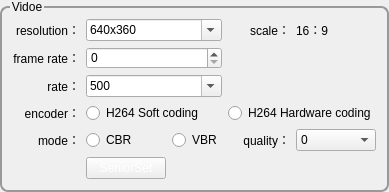
                 <widget class="QGroupBox" name="groupBox_20">
                  <property name="styleSheet">
                   <string notr="true">QGroupBox{ 
	border: 2px solid rgb(153,153,153);
    border-radius:8px;
    margin-top:6px;  
}
QGroupBox:title{ 
	color:black;
    subcontrol-origin: margin; 
    left: 10px;  
}</string>
                  </property>
                  <property name="title">
                   <string>Vidoe</string>
                  </property>
                  <layout class="QGridLayout" name="gridLayout_14">
                   <item row="0" column="0">
                    <widget class="QLabel" name="label_250">
                     <property name="text">
                      <string>resolution：</string>
                     </property>
                     <property name="alignment">
                      <set>Qt::AlignRight|Qt::AlignTrailing|Qt::AlignVCenter</set>
                     </property>
                    </widget>
                   </item>
                   <item row="0" column="1" colspan="2">
                    <widget class="QComboBox" name="m_pCombResolution">
                     <property name="contextMenuPolicy">
                      <enum>Qt::NoContextMenu</enum>
                     </property>
                     <property name="editable">
                      <bool>true</bool>
                     </property>
                     <item>
                      <property name="text">
                       <string>640x360</string>
                      </property>
                     </item>
                     <item>
                      <property name="text">
                       <string>640x480</string>
                      </property>
                     </item>
                     <item>
                      <property name="text">
                       <string>800x600</string>
                      </property>
                     </item>
                     <item>
                      <property name="text">
                       <string>864x480</string>
                      </property>
                     </item>
                     <item>
                      <property name="text">
                       <string>960x540</string>
                      </property>
                     </item>
                     <item>
                      <property name="text">
                       <string>1024x768</string>
                      </property>
                     </item>
                     <item>
                      <property name="text">
                       <string>1280x720</string>
                      </property>
                     </item>
                     <item>
                      <property name="text">
                       <string>1600x1200</string>
                      </property>
                     </item>
                     <item>
                      <property name="text">
                       <string>1920x1080</string>
                      </property>
                     </item>
                    </widget>
                   </item>
                   <item row="0" column="3">
                    <widget class="QLabel" name="m_pLbResolution">
                     <property name="text">
                      <string>scale：</string>
                     </property>
                     <property name="alignment">
                      <set>Qt::AlignRight|Qt::AlignTrailing|Qt::AlignVCenter</set>
                     </property>
                    </widget>
                   </item>
                   <item row="0" column="4">
                    <widget class="QLabel" name="m_pLbResolutionScal">
                     <property name="text">
                      <string>16：9</string>
                     </property>
                    </widget>
                   </item>
                   <item row="1" column="0">
                    <widget class="QLabel" name="label_251">
                     <property name="text">
                      <string>frame rate：</string>
                     </property>
                     <property name="alignment">
                      <set>Qt::AlignRight|Qt::AlignTrailing|Qt::AlignVCenter</set>
                     </property>
                    </widget>
                   </item>
                   <item row="1" column="1" colspan="2">
                    <widget class="QSpinBox" name="m_pSBoxFramRate">
                     <property name="contextMenuPolicy">
                      <enum>Qt::NoContextMenu</enum>
                     </property>
                    </widget>
                   </item>
                   <item row="2" column="0">
                    <widget class="QLabel" name="label_42">
                     <property name="text">
                      <string>rate：</string>
                     </property>
                     <property name="alignment">
                      <set>Qt::AlignRight|Qt::AlignTrailing|Qt::AlignVCenter</set>
                     </property>
                    </widget>
                   </item>
                   <item row="2" column="1" colspan="2">
                    <widget class="QComboBox" name="m_pCombLiveRate">
                     <property name="contextMenuPolicy">
                      <enum>Qt::NoContextMenu</enum>
                     </property>
                     <property name="styleSheet">
                      <string notr="true"/>
                     </property>
                     <property name="editable">
                      <bool>true</bool>
                     </property>
                     <item>
                      <property name="text">
                       <string>500</string>
                      </property>
                     </item>
                     <item>
                      <property name="text">
                       <string>800</string>
                      </property>
                     </item>
                     <item>
                      <property name="text">
                       <string>1000</string>
                      </property>
                     </item>
                     <item>
                      <property name="text">
                       <string>1200</string>
                      </property>
                     </item>
                     <item>
                      <property name="text">
                       <string>1600</string>
                      </property>
                     </item>
                     <item>
                      <property name="text">
                       <string>2000</string>
                      </property>
                     </item>
                    </widget>
                   </item>
                   <item row="3" column="0">
                    <widget class="QLabel" name="label_252">
                     <property name="text">
                      <string>encoder：</string>
                     </property>
                     <property name="alignment">
                      <set>Qt::AlignRight|Qt::AlignTrailing|Qt::AlignVCenter</set>
                     </property>
                    </widget>
                   </item>
                   <item row="3" column="1" colspan="2">
                    <widget class="QRadioButton" name="m_pRdBtnH264Software">
                     <property name="layoutDirection">
                      <enum>Qt::LeftToRight</enum>
                     </property>
                     <property name="text">
                      <string>H264 Soft coding</string>
                     </property>
                    </widget>
                   </item>
                   <item row="3" column="3" colspan="2">
                    <widget class="QRadioButton" name="m_pRdBtnH264Hardware">
                     <property name="layoutDirection">
                      <enum>Qt::LeftToRight</enum>
                     </property>
                     <property name="text">
                      <string>H264 Hardware coding</string>
                     </property>
                    </widget>
                   </item>
                   <item row="4" column="0">
                    <widget class="QLabel" name="label_3">
                     <property name="text">
                      <string>mode：</string>
                     </property>
                     <property name="alignment">
                      <set>Qt::AlignRight|Qt::AlignTrailing|Qt::AlignVCenter</set>
                     </property>
                    </widget>
                   </item>
                   <item row="4" column="1">
                    <widget class="QRadioButton" name="m_pRdBtnCBR">
                     <property name="layoutDirection">
                      <enum>Qt::LeftToRight</enum>
                     </property>
                     <property name="text">
                      <string>CBR</string>
                     </property>
                    </widget>
                   </item>
                   <item row="4" column="2">
                    <widget class="QRadioButton" name="m_pRdBtnVBR">
                     <property name="layoutDirection">
                      <enum>Qt::LeftToRight</enum>
                     </property>
                     <property name="text">
                      <string>VBR</string>
                     </property>
                    </widget>
                   </item>
                   <item row="4" column="3">
                    <widget class="QLabel" name="label_253">
                     <property name="contextMenuPolicy">
                      <enum>Qt::ActionsContextMenu</enum>
                     </property>
                     <property name="text">
                      <string>quality：</string>
                     </property>
                     <property name="alignment">
                      <set>Qt::AlignRight|Qt::AlignTrailing|Qt::AlignVCenter</set>
                     </property>
                    </widget>
                   </item>
                   <item row="4" column="4">
                    <widget class="QComboBox" name="m_pCombQuality">
                     <property name="sizePolicy">
                      <sizepolicy hsizetype="Fixed" vsizetype="Fixed">
                       <horstretch>0</horstretch>
                       <verstretch>0</verstretch>
                      </sizepolicy>
                     </property>
                     <property name="minimumSize">
                      <size>
                       <width>80</width>
                       <height>0</height>
                      </size>
                     </property>
                     <property name="maximumSize">
                      <size>
                       <width>80</width>
                       <height>16777215</height>
                      </size>
                     </property>
                     <property name="contextMenuPolicy">
                      <enum>Qt::NoContextMenu</enum>
                     </property>
                     <property name="layoutDirection">
                      <enum>Qt::LeftToRight</enum>
                     </property>
                     <item>
                      <property name="text">
                       <string>0</string>
                      </property>
                     </item>
                     <item>
                      <property name="text">
                       <string>1</string>
                      </property>
                     </item>
                     <item>
                      <property name="text">
                       <string>2</string>
                      </property>
                     </item>
                     <item>
                      <property name="text">
                       <string>3</string>
                      </property>
                     </item>
                     <item>
                      <property name="text">
                       <string>4</string>
                      </property>
                     </item>
                     <item>
                      <property name="text">
                       <string>5</string>
                      </property>
                     </item>
                     <item>
                      <property name="text">
                       <string>6</string>
                      </property>
                     </item>
                     <item>
                      <property name="text">
                       <string>7</string>
                      </property>
                     </item>
                     <item>
                      <property name="text">
                       <string>8</string>
                      </property>
                     </item>
                     <item>
                      <property name="text">
                       <string>9</string>
                      </property>
                     </item>
                     <item>
                      <property name="text">
                       <string>10</string>
                      </property>
                     </item>
                    </widget>
                   </item>
                   <item row="5" column="1">
                    <widget class="QPushButton" name="m_pBtnSeniorCodeSet">
                     <property name="minimumSize">
                      <size>
                       <width>75</width>
                       <height>20</height>
                      </size>
                     </property>
                     <property name="styleSheet">
                      <string notr="true">color: rgb(255, 255, 255);
border-image: url(:/images/btn_back.png);</string>
                     </property>
                     <property name="text">
                      <string>SeniorSet</string>
                     </property>
                    </widget>
                   </item>
                  </layout>
                 </widget>
